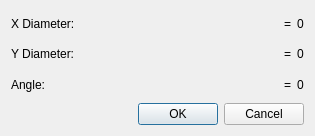
<?xml version="1.0" encoding="UTF-8"?>
<ui version="4.0">
 <class>EllipseDD</class>
 <widget class="QDialog" name="EllipseDD">
  <property name="geometry">
   <rect>
    <x>0</x>
    <y>0</y>
    <width>315</width>
    <height>136</height>
   </rect>
  </property>
  <layout class="QVBoxLayout" name="verticalLayout">
   <item>
    <layout class="QGridLayout" name="gridLayout" columnstretch="0,2,0,0">
     <item row="0" column="0">
      <widget class="QLabel" name="XDiameterLabel">
       <property name="text">
        <string>X Diameter:</string>
       </property>
       <property name="buddy">
        <cstring>XDiameter</cstring>
       </property>
      </widget>
     </item>
     <item row="2" column="1">
      <widget class="RMathLineEdit" name="Angle" native="true">
       <property name="text" stdset="0">
        <string notr="true">0</string>
       </property>
       <property name="angle" stdset="0">
        <bool>true</bool>
       </property>
      </widget>
     </item>
     <item row="2" column="2">
      <widget class="QLabel" name="AngleEqual">
       <property name="text">
        <string notr="true">=</string>
       </property>
      </widget>
     </item>
     <item row="2" column="3">
      <widget class="QLabel" name="AngleResult">
       <property name="sizePolicy">
        <sizepolicy hsizetype="MinimumExpanding" vsizetype="Preferred">
         <horstretch>0</horstretch>
         <verstretch>0</verstretch>
        </sizepolicy>
       </property>
       <property name="text">
        <string notr="true">0</string>
       </property>
      </widget>
     </item>
     <item row="0" column="2">
      <widget class="QLabel" name="XDiameterEqual">
       <property name="text">
        <string notr="true">=</string>
       </property>
      </widget>
     </item>
     <item row="0" column="1">
      <widget class="RMathLineEdit" name="XDiameter" native="true">
       <property name="text" stdset="0">
        <string notr="true">0</string>
       </property>
       <property name="DefaultFocus" stdset="0">
        <bool>true</bool>
       </property>
      </widget>
     </item>
     <item row="2" column="0">
      <widget class="QLabel" name="AngleLabel">
       <property name="text">
        <string>Angle:</string>
       </property>
       <property name="buddy">
        <cstring>Angle</cstring>
       </property>
      </widget>
     </item>
     <item row="0" column="3">
      <widget class="QLabel" name="XDiameterResult">
       <property name="sizePolicy">
        <sizepolicy hsizetype="MinimumExpanding" vsizetype="Preferred">
         <horstretch>0</horstretch>
         <verstretch>0</verstretch>
        </sizepolicy>
       </property>
       <property name="text">
        <string notr="true">0</string>
       </property>
      </widget>
     </item>
     <item row="1" column="0">
      <widget class="QLabel" name="YDiameterLabel">
       <property name="text">
        <string>Y Diameter:</string>
       </property>
      </widget>
     </item>
     <item row="1" column="2">
      <widget class="QLabel" name="YDiameterEqual">
       <property name="text">
        <string notr="true">=</string>
       </property>
      </widget>
     </item>
     <item row="1" column="1">
      <widget class="RMathLineEdit" name="YDiameter" native="true">
       <property name="text" stdset="0">
        <string notr="true">0</string>
       </property>
       <property name="DefaultFocus" stdset="0">
        <bool>true</bool>
       </property>
      </widget>
     </item>
     <item row="1" column="3">
      <widget class="QLabel" name="YDiameterResult">
       <property name="sizePolicy">
        <sizepolicy hsizetype="MinimumExpanding" vsizetype="Preferred">
         <horstretch>0</horstretch>
         <verstretch>0</verstretch>
        </sizepolicy>
       </property>
       <property name="text">
        <string notr="true">0</string>
       </property>
      </widget>
     </item>
    </layout>
   </item>
   <item>
    <layout class="QHBoxLayout" name="horizontalLayout">
     <item>
      <widget class="QDialogButtonBox" name="ButtonBox">
       <property name="orientation">
        <enum>Qt::Horizontal</enum>
       </property>
       <property name="standardButtons">
        <set>QDialogButtonBox::Cancel|QDialogButtonBox::Ok</set>
       </property>
      </widget>
     </item>
    </layout>
   </item>
  </layout>
 </widget>
 <customwidgets>
  <customwidget>
   <class>RMathLineEdit</class>
   <extends>QWidget</extends>
   <header>rmathlineedit.h</header>
  </customwidget>
 </customwidgets>
 <tabstops>
  <tabstop>XDiameter</tabstop>
  <tabstop>YDiameter</tabstop>
  <tabstop>Angle</tabstop>
 </tabstops>
 <resources/>
 <connections>
  <connection>
   <sender>ButtonBox</sender>
   <signal>rejected()</signal>
   <receiver>EllipseDD</receiver>
   <slot>reject()</slot>
   <hints>
    <hint type="sourcelabel">
     <x>186</x>
     <y>109</y>
    </hint>
    <hint type="destinationlabel">
     <x>195</x>
     <y>134</y>
    </hint>
   </hints>
  </connection>
  <connection>
   <sender>ButtonBox</sender>
   <signal>accepted()</signal>
   <receiver>EllipseDD</receiver>
   <slot>accept()</slot>
   <hints>
    <hint type="sourcelabel">
     <x>264</x>
     <y>106</y>
    </hint>
    <hint type="destinationlabel">
     <x>278</x>
     <y>130</y>
    </hint>
   </hints>
  </connection>
 </connections>
</ui>
